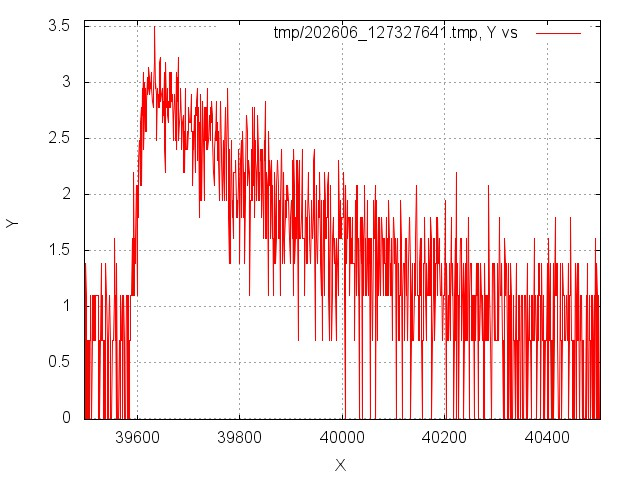

Source code (gnuplot):
set style data lines
set x2label ""
set xlabel "X"
set y2label ""
set ylabel "Y"
set grid
plot "202606_127327641.tmp" using ($1+0.000000+0.000000*column(-1)) every ::0 binary format='%float64' title "tmp/202606_127327641.tmp, Y vs " axes x1y1
